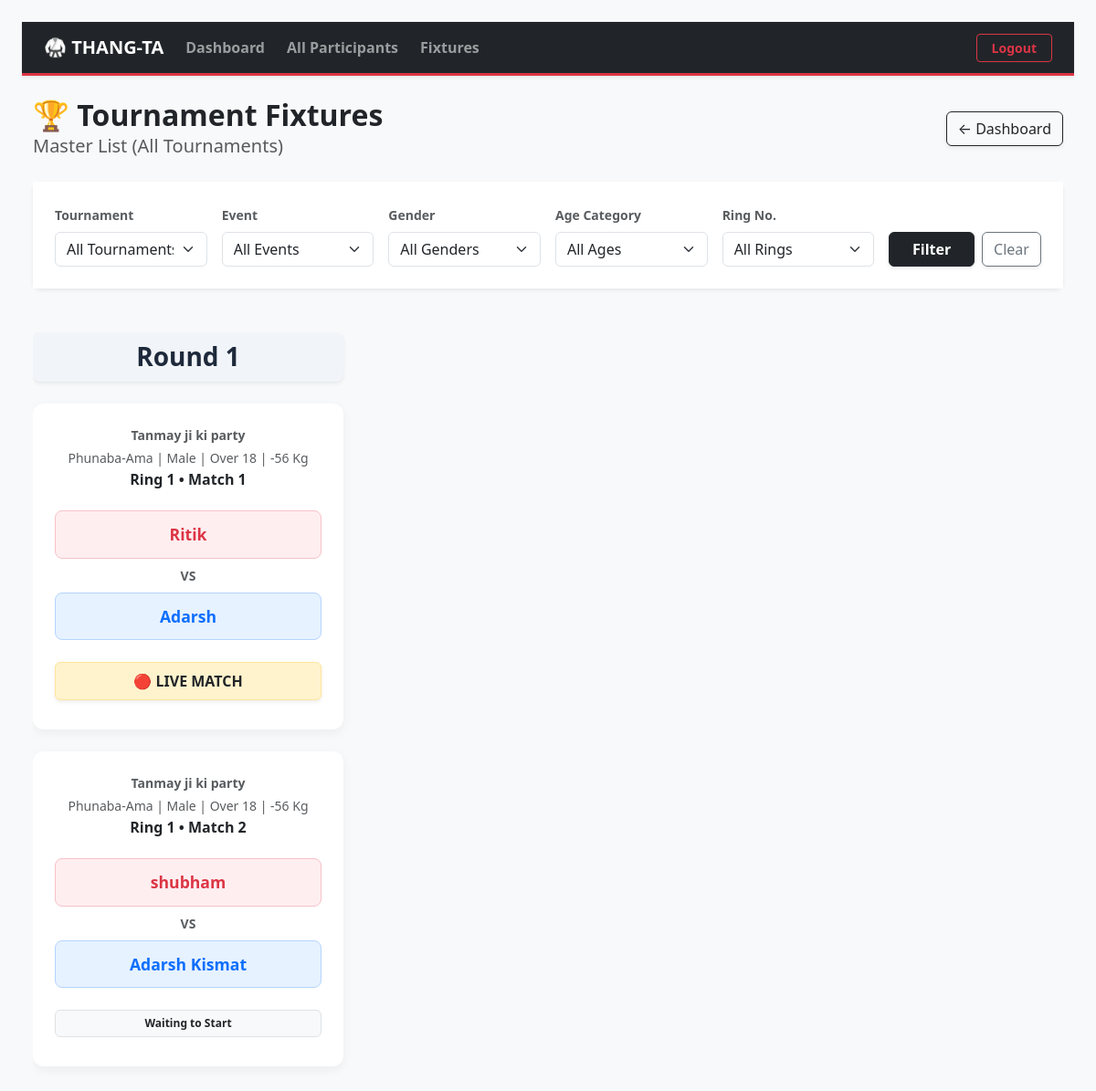
The app's page /fixtures/, older data.
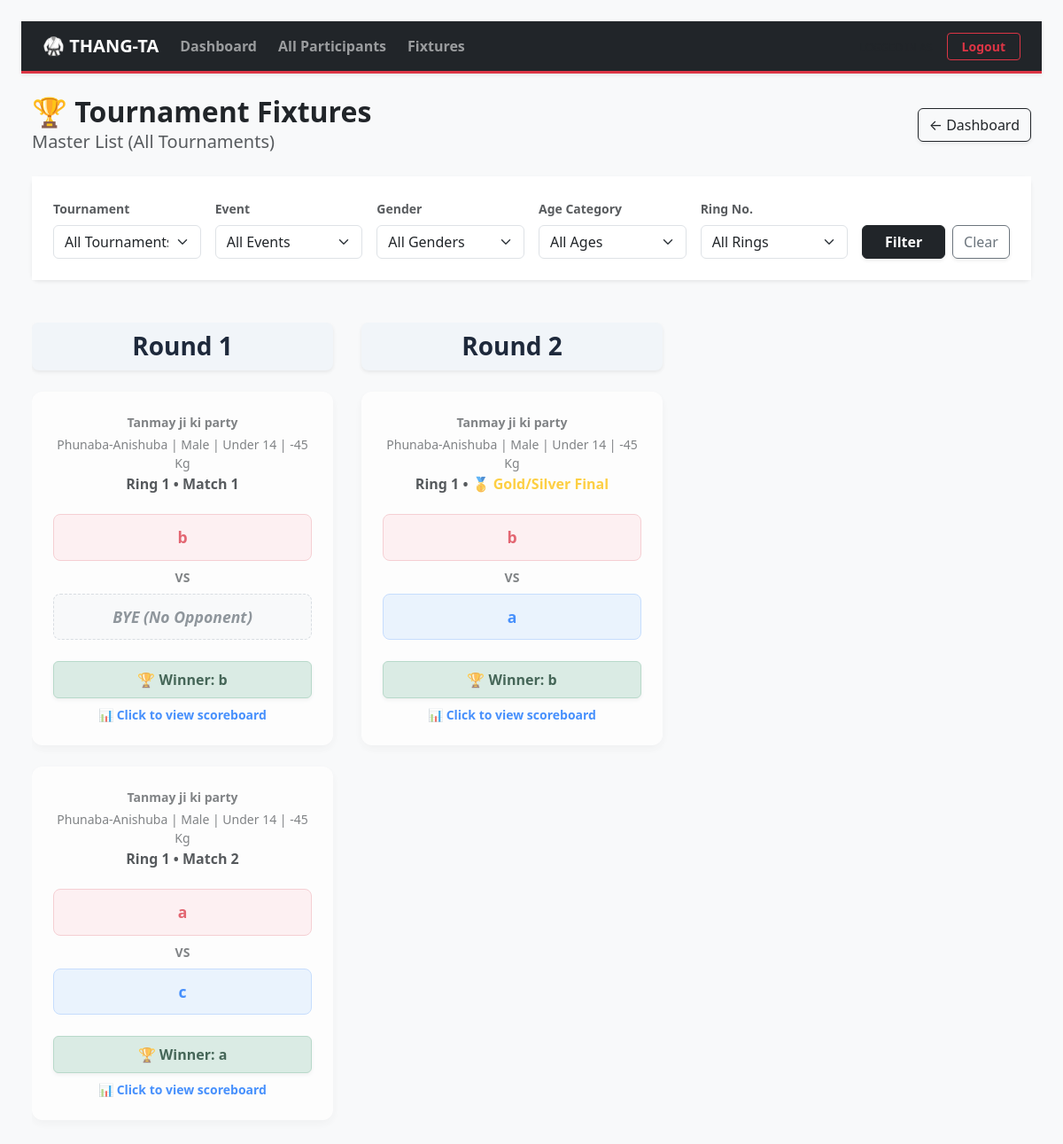
The same page, newer data.
### thangta/models.py (models this page shows, shortened)
class Match(models.Model):
    tournament = models.ForeignKey(Tournament, on_delete=models.CASCADE)
    event_type = models.CharField(max_length=50)
    age_category = models.CharField(max_length=3)
    weight_category = models.CharField(max_length=4)
    gender = models.CharField(max_length=10)
    is_active = models.BooleanField(default=False)
    is_completed = models.BooleanField(default=False)
    round_number = models.IntegerField(default=1)
    current_round = models.IntegerField(default=1) # Tracks Round 1, Round 2, or 3 (Tie Breaker)
    current_sub_round = models.IntegerField(default=1)
    match_sequence = models.IntegerField(help_text="Order of the match in this round")
    current_sub_round = models.IntegerField(default=1)
    ring_number = models.IntegerField(default=1)
    participant_red = models.ForeignKey(Participant, related_name='matches_as_red', on_delete=models.CASCADE)
    participant_blue = models.ForeignKey(Participant, related_name='matches_as_blue', on_delete=models.CASCADE, null=True, blank=True)
    winner = models.ForeignKey(Participant, related_name='matches_won', on_delete=models.SET_NULL, null=True, blank=True)
    @property
    def age_display(self):
        age_map = {'U14': 'Under 14', 'U18': 'Under 18', 'O18': 'Over 18'}
        return age_map.get(self.age_category, self.age_category)
    @property
    def weight_display(self):
        if self.weight_category and "Kg" not in str(self.weight_category):
            return f"{self.weight_category} Kg"
        return self.weight_category
    @property
    def full_category_name(self):
        return f"{self.event_type} | {self.gender} | {self.age_display} | {self.weight_display}"

class Tournament(models.Model):
    name = models.CharField(max_length=200)
    start_date = models.DateField()
    end_date = models.DateField(null=True, blank=True)
    location = models.CharField(max_length=200, blank=True, null=True)
    created_at = models.DateTimeField(auto_now_add=True)
    battle_rings = models.IntegerField(default=0)

class Participant(models.Model):
    class GenderChoices(models.TextChoices):
        MALE = 'Male', 'Male'
        FEMALE = 'Female', 'Female'
    class EventTypeChoices(models.TextChoices):
        PHUNABA_AMA = 'Phunaba-Ama', 'Phunaba-Ama'
        PHUNABA_ANISHUBA = 'Phunaba-Anishuba', 'Phunaba-Anishuba'
    class AgeCategory(models.TextChoices):
        UNDER_14 = 'U14', 'Under 14'
        UNDER_18 = 'U18', 'Under 18'
        OVER_18 = 'O18', 'Over 18'
    class WeightCategory(models.TextChoices):
        MINUS_21 = '-21', '-21 Kg'
        MINUS_25 = '-25', '-25 Kg'
        MINUS_29 = '-29', '-29 Kg'
        MINUS_33 = '-33', '-33 Kg'
        MINUS_37 = '-37', '-37 Kg'
        MINUS_40 = '-40', '-40 Kg'
        MINUS_41 = '-41', '-41 Kg'
        MINUS_44 = '-44', '-44 Kg'
        MINUS_45 = '-45', '-45 Kg'
        MINUS_49 = '-49', '-49 Kg'
        MINUS_52 = '-52', '-52 Kg'
        MINUS_53 = '-53', '-53 Kg'
        MINUS_56 = '-56', '-56 Kg'
        MINUS_75 = '-75', '-75 Kg'
        PLUS_53 = '+53', '+53 Kg'
    tournament = models.ForeignKey(
        Tournament,
        on_delete=models.CASCADE,
        related_name='participants',
        null=True, blank=True
    )
    name = models.CharField(max_length=200, null=True, blank=True)
    actual_age = models.IntegerField(null=True, blank=True, help_text="Age in numbers")
    gender = models.CharField(max_length=10, choices=GenderChoices.choices, null=True, blank=True)
    contact = models.CharField(max_length=15, null=True, blank=True)
    district = models.CharField(max_length=100)
    district_code = models.CharField(max_length=20)
    event_type = models.CharField(max_length=50, choices=EventTypeChoices.choices, null=True, blank=True)
    age_category = models.CharField(
        max_length=3,
        choices=AgeCategory.choices,
        help_text="Select the participant's age group."
    )
    weight_category = models.CharField(
        max_length=4,
        choices=WeightCategory.choices,
        help_text="Select the participant's weight class."
    )

### thangta/views.py (the view)
# urls.py: path('fixtures/', global_fixtures, name='global-fixtures'),   # path('tournaments/<int:tournament_id>/fixtures/', manage_fixtures, name='manage-fixtures'),
def global_fixtures(request):
    tournaments = Tournament.objects.all().order_by('-id')
    matches = Match.objects.select_related(
        'tournament', 'participant_red', 'participant_blue'
    ).order_by('-tournament__id', 'ring_number', 'round_number', 'match_sequence')
    selected_tournament = request.GET.get('tournament')
    if selected_tournament:
        matches = matches.filter(tournament_id=selected_tournament)
    status_filter = request.GET.get('status')
    if status_filter == 'completed':
        matches = matches.filter(is_completed=True)
    elif status_filter == 'pending':
        matches = matches.filter(is_completed=False)
    return render(request, 'global_fixtures.html', {
        'tournaments': tournaments,
        'matches': matches,
        'selected_tournament': int(selected_tournament) if selected_tournament and selected_tournament.isdigit() else '',
        'status_filter': status_filter,
    })

### thangta/templates/global_fixtures.html (shortened to what this page needs)
<!DOCTYPE html>
<html lang="en">
<head>
    <link href="https://cdn.jsdelivr.net/npm/bootstrap@5.3.0/dist/css/bootstrap.min.css" rel="stylesheet">
</head>
<body class="bg-light p-4">
{% include 'partials/navbar.html' %}
<div class="container-fluid">
    <div class="d-flex justify-content-between align-items-center mb-4">
        <div>
            <h2 class="fw-bold m-0">🏆 Tournament Fixtures</h2>
            <p class="text-muted fs-5 m-0">
                {% if request.GET.tournament %}
                    Filtered View
                {% else %}
                    Master List (All Tournaments)
                {% endif %}
            </p>
        </div>
        <div class="d-flex gap-2 align-items-center">
            <a href="{% url 'tournament-dashboard' %}" class="btn btn-outline-dark shadow-sm">← Dashboard</a>
        </div>
    </div>
    <div class="card shadow-sm border-0 mb-5 rounded-3">
        <div class="card-body p-4 bg-white">
            <form method="GET" class="row g-3 align-items-end">
                <div class="col-md-2">
                    <label class="form-label text-muted small fw-bold">Tournament</label>
                    <select name="tournament" class="form-select">
                        <option value="">All Tournaments</option>
                    </select>
                </div>
                <div class="col-md-2">
                    <label class="form-label text-muted small fw-bold">Event</label>
                    <select name="event_type" class="form-select">
                        <option value="">All Events</option>
                    </select>
                </div>
                <div class="col-md-2">
                    <label class="form-label text-muted small fw-bold">Gender</label>
                    <select name="gender" class="form-select">
                        <option value="">All Genders</option>
                    </select>
                </div>
                <div class="col-md-2">
                    <label class="form-label text-muted small fw-bold">Age Category</label>
                    <select name="age_category" class="form-select">
                        <option value="">All Ages</option>
                    </select>
                </div>
                <div class="col-md-2">
                    <label class="form-label text-muted small fw-bold">Ring No.</label>
                    <select name="ring_number" class="form-select">
                        <option value="">All Rings</option>
                    </select>
                </div>
                <div class="col-md-2 d-flex gap-2">
                    <button type="submit" class="btn btn-dark w-100 fw-bold shadow-sm">Filter</button>
                    <a href="{% url 'global-fixtures' %}" class="btn btn-outline-secondary shadow-sm">Clear</a>
                </div>
            </form>
        </div>
    </div>
    {% regroup matches by round_number as rounds %}
    {% if rounds %}
        <div class="bracket-container">
            {% for round in rounds %}
                <div class="round-column">
                    <h3 class="round-header shadow-sm text-center">Round {{ round.grouper }}</h3>
                    <div class="d-flex flex-column gap-4">
                        {% for match in round.list %}
                            <div class="card match-card {% if match.is_completed %}opacity-75 clickable-card{% endif %}"
                                 {% if match.is_completed %}onclick="window.location.href='{% url 'match-summary' match.id %}'"{% endif %}>
                                <div class="card-body text-center p-4 d-flex flex-column h-100">
                                    <p class="text-muted small mb-1 fw-bold">{{ match.tournament.name }}</p>
                                    <p class="text-muted small mb-1">{{ match.full_category_name|default:match.event_type }}</p>
                                    <h6 class="fw-bold mb-4 text-dark">
                                        Ring {{ match.ring_number }} •
                                        {% if match.match_sequence|stringformat:"s" == "1001" %}
                                            <span class="text-warning fw-bold">🥇 Gold/Silver Final</span>
                                        {% elif match.match_sequence|stringformat:"s" == "1002" %}
                                            <span class="text-danger fw-bold" style="color: #cd7f32 !important;">🥉 Bronze Playoff</span>
                                        {% else %}
                                            Match {{ match.match_sequence }}
                                        {% endif %}
                                    </h6>
                                    <div class="fighter-box red-corner mb-2">{{ match.participant_red.name }}</div>
                                    <div class="fw-bold text-muted mb-2 small">VS</div>
                                    {% if match.participant_blue %}
                                        <div class="fighter-box blue-corner mb-4">{{ match.participant_blue.name }}</div>
                                    {% else %}
                                        <div class="fighter-box bye-corner mb-4">BYE (No Opponent)</div>
                                    {% endif %}
                                    <div class="mt-auto">
                                        {% if match.is_completed %}
                                            <div class="alert alert-success m-0 py-2 fw-bold shadow-sm">🏆 Winner: {{ match.winner.name }}</div>
                                            <div class="text-primary small mt-2 fw-bold">📊 Click to view scoreboard</div>
                                        {% elif match.is_active %}
                                            <div class="alert alert-warning m-0 py-2 fw-bold shadow-sm mb-2 text-dark">🔴 LIVE MATCH</div>
                                        {% else %}
                                            <span class="badge bg-light text-dark border p-2 mb-2 w-100 d-inline-block">Waiting to Start</span>
                                        {% endif %}
                                    </div>
                                </div>
                            </div>
                        {% endfor %}
                    </div>
                </div>
            {% endfor %}
        </div>
    {% else %}
        <div class="text-center py-5">
            <h4 class="text-muted fst-italic">No matches found for these filters.</h4>
        </div>
    {% endif %}
</div>
</body>
</html>

### thangta/templates/partials/navbar.html (shortened to what this page needs)
<nav class="navbar navbar-expand-lg navbar-dark bg-dark shadow-sm mb-4" style="border-bottom: 3px solid #dc3545;">
    <div class="container-fluid px-4">
        <a class="navbar-brand fw-bold text-uppercase tracking-wide" href="#">
            🥋 Thang-Ta
        </a>
        <div class="collapse navbar-collapse" id="mainNavbar">
            <ul class="navbar-nav me-auto mb-2 mb-lg-0 gap-2">
                <li class="nav-item">
                    <a class="nav-link fw-semibold" href="{% url 'tournament-dashboard' %}">Dashboard</a>
                </li>
                <li class="nav-item">
                    <a class="nav-link fw-semibold" href="{% url 'participant-list' %}">All Participants</a>
                </li>
                <li class="nav-item">
                    <a class="nav-link fw-semibold" href="{% url 'global-fixtures' %}">Fixtures</a>
                </li>
            </ul>
            <div class="d-flex align-items-center gap-3 mt-2 mt-lg-0">
                <div class="text-light text-end d-none d-lg-block">
                    <small class="text-muted d-block" style="font-size: 0.75rem; margin-bottom: -4px;">LOGGED IN AS</small>
                </div>
                <a href="{% url 'logout' %}" class="btn btn-outline-danger btn-sm fw-bold px-3">
                    Logout
                </a>
            </div>
        </div>
    </div>
</nav>

### thangta/templates/global_fixtures.html (style rules this page uses)
.match-card { border-radius: 12px; border: none; box-shadow: 0 4px 12px rgba(0,0,0,0.05); }
.fighter-box { padding: 12px; border-radius: 8px; font-weight: bold; font-size: 1.1rem; }
.red-corner { background-color: #ffeef0; color: #dc3545; border: 1px solid #f5c2c7; }
.blue-corner { background-color: #e6f2ff; color: #0d6efd; border: 1px solid #b6d4fe; }
.bye-corner { background-color: #f8f9fa; color: #6c757d; border: 1px dashed #ced4da; font-style: italic; }
.round-header { background-color: #f1f5f9; padding: 10px 20px; border-radius: 8px; color: #1e293b; font-weight: bold; margin-bottom: 1.5rem; }
.clickable-card { cursor: pointer; transition: transform 0.2s ease, opacity 0.2s ease; }
.bracket-container { display: flex; flex-wrap: nowrap; overflow-x: auto; padding-bottom: 2rem; gap: 2rem; }
.round-column { display: flex; flex-direction: column; min-width: 340px; max-width: 340px; }

Row changes from the older to the newer data that the page shows:
removed Match: tournament.name "Tanmay ji ki party", full_category_name "Phunaba-Ama | Male | Over 18 | -56 Kg", ring_number "1", match_sequence "1", participant_red.name "Ritik", participant_blue.name "Adarsh", is_completed "🔴 LIVE MATCH"
removed Match: tournament.name "Tanmay ji ki party", full_category_name "Phunaba-Ama | Male | Over 18 | -56 Kg", ring_number "1", match_sequence "2", participant_red.name "shubham", participant_blue.name "Adarsh Kismat", is_completed "Waiting to Start"
added Match: tournament.name "Tanmay ji ki party", full_category_name "Phunaba-Anishuba | Male | Under 14 | -45 Kg", ring_number "1", match_sequence "1", participant_red.name "b", shows "BYE (No Opponent)", winner.name "b"
added Match: tournament.name "Tanmay ji ki party", full_category_name "Phunaba-Anishuba | Male | Under 14 | -45 Kg", ring_number "1", match_sequence "2", participant_red.name "a", participant_blue.name "c", winner.name "a"
added Match: tournament.name "Tanmay ji ki party", full_category_name "Phunaba-Anishuba | Male | Under 14 | -45 Kg", ring_number "1", match_sequence "🥇 Gold/Silver Final", participant_red.name "b", participant_blue.name "a", winner.name "b", shown under "2"
Text that changed along with them:
new list line: "Round 2"
